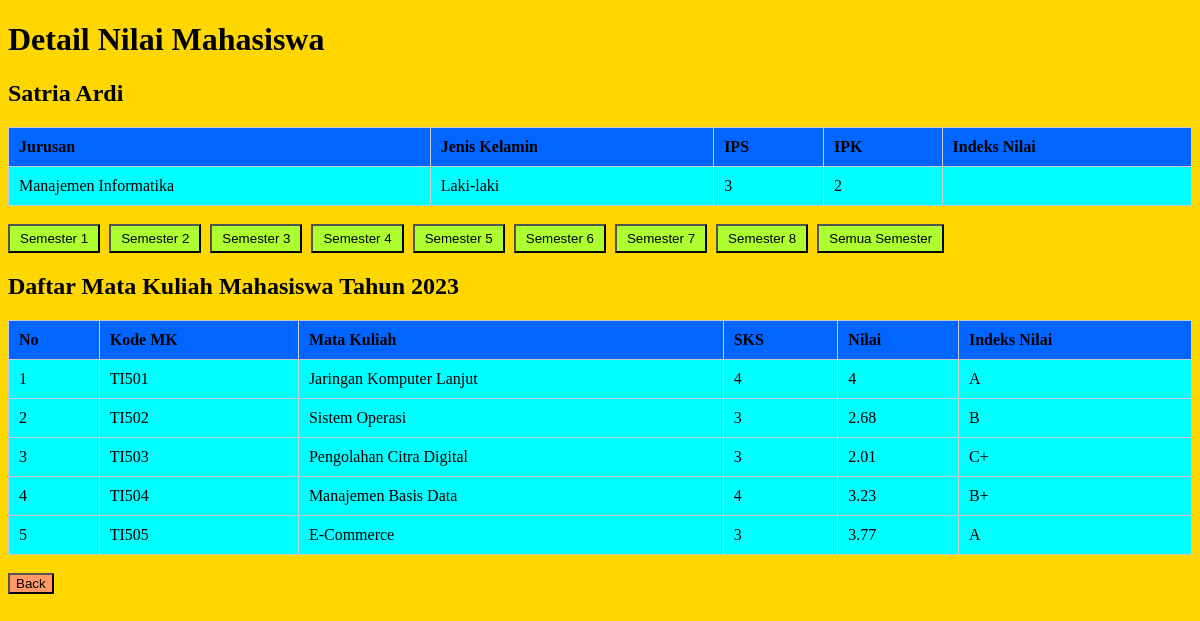
Page /action.php?nim=21051002&nama=Satria+Ardi&semester=5 on the committed database.
### tables this page shows
CREATE TABLE `krs` (
  `id_krs` int(11) NOT NULL,
  `kodeMk` varchar(10) DEFAULT NULL,
  `semesterKRS` int(3) DEFAULT NULL,
  `nim` int(11) DEFAULT NULL,
  `tahun` year(4) DEFAULT NULL,
  `nilai` float DEFAULT NULL,
  `bobot` float DEFAULT NULL
);

CREATE TABLE `mata_kuliah` (
  `kodeMk` varchar(10) NOT NULL,
  `mataKuliah` varchar(255) DEFAULT NULL,
  `sks` int(11) DEFAULT NULL,
  `jenisMk` varchar(50) DEFAULT NULL,
  `semesterMk` int(11) DEFAULT NULL
);

### action.php (the view, shortened to what this page needs)
<!DOCTYPE html>
<html lang="id">
<head>
</head>
<body>
    <h1>Detail Nilai Mahasiswa</h1>
    <?php
    $conn = new mysqli("localhost", "root", "", "pplsemester7");
    $nama = isset($_GET['nama']) ? $conn->real_escape_string($_GET['nama']) : 'Tidak Diketahui';
    $nim = isset($_GET['nim']) ? $conn->real_escape_string($_GET['nim']) : '';
    $semester = isset($_GET['semester']) ? $conn->real_escape_string($_GET['semester']) : '';
    $sql_mahasiswa = "SELECT jurusan, jenisKelamin, IPS, IPK FROM mahasiswa WHERE nama = '$nama'";
    $result_mahasiswa = $conn->query($sql_mahasiswa);
    $jurusan = $jenisKelamin = $ips = $ipk = "Data tidak tersedia";
    if ($result_mahasiswa->num_rows > 0) {
        $row = $result_mahasiswa->fetch_assoc();
        $jurusan = $row['jurusan'];
        $jenisKelamin = $row['jenisKelamin'];
        $ips = $row['IPS'];
        $ipk = $row['IPK'];
    }
    echo "<h2>$nama</h2>";
    ?>
    <table>
        <thead>
            <tr>
                <th>Jurusan</th>
                <th>Jenis Kelamin</th>
                <th>IPS</th>
                <th>IPK</th>
                <th>Indeks Nilai</th>
            </tr>
        </thead>
        <tbody>
            <tr>
                <td><?php echo htmlspecialchars($jurusan); ?></td>
                <td><?php echo htmlspecialchars($jenisKelamin); ?></td>
                <td><?php echo htmlspecialchars($ips); ?></td>
                <td><?php echo htmlspecialchars($ipk); ?></td>
            </tr>
        </tbody>
    </table>
<br>
    <div class="semester-buttons">
        <button onclick="window.location.href='?nim=<?php echo $nim; ?>&nama=<?php echo urlencode($nama); ?>&semester=1'">Semester 1</button>
        <button onclick="window.location.href='?nim=<?php echo $nim; ?>&nama=<?php echo urlencode($nama); ?>&semester=2'">Semester 2</button>
        <button onclick="window.location.href='?nim=<?php echo $nim; ?>&nama=<?php echo urlencode($nama); ?>&semester=3'">Semester 3</button>
        <button onclick="window.location.href='?nim=<?php echo $nim; ?>&nama=<?php echo urlencode($nama); ?>&semester=4'">Semester 4</button>
        <button onclick="window.location.href='?nim=<?php echo $nim; ?>&nama=<?php echo urlencode($nama); ?>&semester=5'">Semester 5</button>
        <button onclick="window.location.href='?nim=<?php echo $nim; ?>&nama=<?php echo urlencode($nama); ?>&semester=6'">Semester 6</button>
        <button onclick="window.location.href='?nim=<?php echo $nim; ?>&nama=<?php echo urlencode($nama); ?>&semester=7'">Semester 7</button>
        <button onclick="window.location.href='?nim=<?php echo $nim; ?>&nama=<?php echo urlencode($nama); ?>&semester=8'">Semester 8</button>
        <button onclick="window.location.href='?nim=<?php echo $nim; ?>&nama=<?php echo urlencode($nama); ?>'">Semua Semester</button>
    </div>
    <?php
    if ($semester) {
        $sql_tahun = "SELECT DISTINCT tahun FROM krs WHERE nim = ? AND semesterKRS = ?";
        $stmt_tahun = $conn->prepare($sql_tahun);
        $stmt_tahun->bind_param("ss", $nim, $semester);
        $stmt_tahun->execute();
        $result_tahun = $stmt_tahun->get_result();
        if ($result_tahun->num_rows > 0) {
            $row_tahun = $result_tahun->fetch_assoc();
            $tahun = $row_tahun['tahun'];
        } else {
            $tahun = "Tidak Diketahui";
        }
    } else {
        $tahun = "Semua Tahun";
    }
    echo "<h2>Daftar Mata Kuliah Mahasiswa Tahun $tahun</h2>";
    ?>
    <table>
        <thead>
            <tr>
                <th>No</th>
                <th>Kode MK</th>
                <th>Mata Kuliah</th>
                <th>SKS</th>
                <th>Nilai</th>
                <th>Indeks Nilai</th>
            </tr>
        </thead>
        <tbody>
        <?php
        $query = "
            SELECT
                mk.kodeMK,
                mk.mataKuliah,
                mk.sks,
                krs.nilai
            FROM
                mata_kuliah mk
            INNER JOIN
                krs ON mk.kodeMK = krs.kodeMK
            INNER JOIN
                mahasiswa m ON m.nim = krs.nim
            WHERE
                m.nim = ?";
        if ($semester) {
            $query .= " AND krs.semesterKRS = ?";
        }
        $stmt = $conn->prepare($query);
        if ($semester) {
            $stmt->bind_param("ss", $nim, $semester);
        } else {
            $stmt->bind_param("s", $nim);
        }
        $stmt->execute();
        $result = $stmt->get_result();
        $no = 1;
        while ($row = $result->fetch_assoc()) {
            $nilai = $row['nilai'];
         if ($nilai >= 3.5) {
            $indeks = 'A';
        } elseif ($nilai >= 3.0) {
            $indeks = 'B+';
        } elseif ($nilai >= 2.5) {
            $indeks = 'B';
        } elseif ($nilai >= 2.0) {
            $indeks = 'C+';
        } else {
            $indeks = 'C';
        }
            echo "<tr>";
            echo "<td>" . $no++ . "</td>";
            echo "<td>" . htmlspecialchars($row['kodeMK']) . "</td>";
            echo "<td>" . htmlspecialchars($row['mataKuliah']) . "</td>";
            echo "<td>" . htmlspecialchars($row['sks']) . "</td>";
            echo "<td>" . htmlspecialchars($nilai) . "</td>";
            echo "<td>" . $indeks . "</td>";
            echo "</tr>";
        }
        ?>
        </tbody>
    </table>
<br>
    <button onclick="window.location.href='index.php'">Back</button>
</body>
</html>

### action.php (style rules this page uses)
body { background-color: gold; }
table { width: 100%; border-collapse: collapse; margin-top: 20px; background-color: aqua; }
table, th, td { border: 1px solid #ccc; }
th, td { padding: 10px; text-align: left; }
th { background-color: #0066ff ; }
.semester-buttons { margin-bottom: 20px; }
.semester-buttons button { margin-right: 5px; padding: 5px 10px; background-color: greenyellow; }
button { background-color: #ff9966; }

### rows in the picture
krs: kodeMk.kodeMk "TI501", kodeMk.mataKuliah "Jaringan Komputer Lanjut", kodeMk.sks "4", nilai "4", nilai "A"
krs: kodeMk.kodeMk "TI502", kodeMk.mataKuliah "Sistem Operasi", kodeMk.sks "3", nilai "2.68", nilai "B"
krs: kodeMk.kodeMk "TI503", kodeMk.mataKuliah "Pengolahan Citra Digital", kodeMk.sks "3", nilai "2.01", nilai "C+"
krs: kodeMk.kodeMk "TI504", kodeMk.mataKuliah "Manajemen Basis Data", kodeMk.sks "4", nilai "3.23", nilai "B+"
krs: kodeMk.kodeMk "TI505", kodeMk.mataKuliah "E-Commerce", kodeMk.sks "3", nilai "3.77", nilai "A"

### other values in the picture
$nama "Satria Ardi"
$jurusan "Manajemen Informatika"
$jenisKelamin "Laki-laki"
$ips "3"
$ipk "2"
$tahun "2023"
